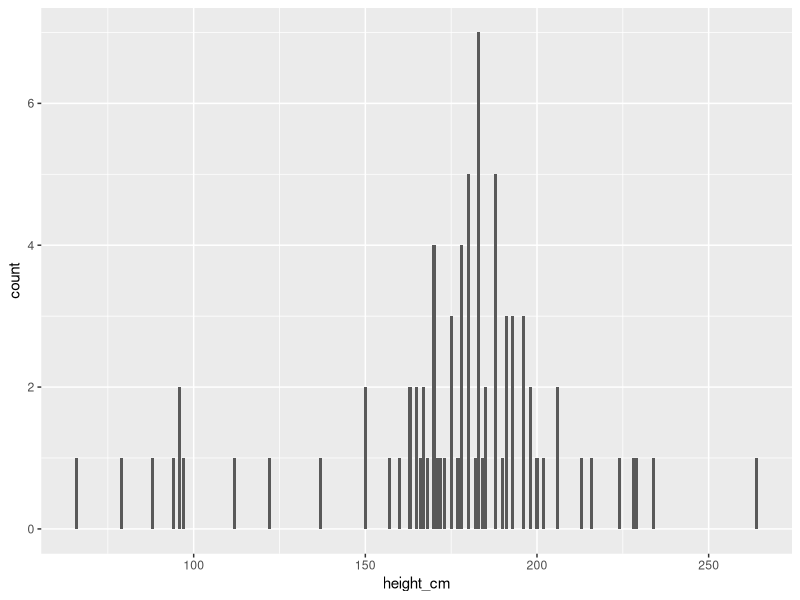
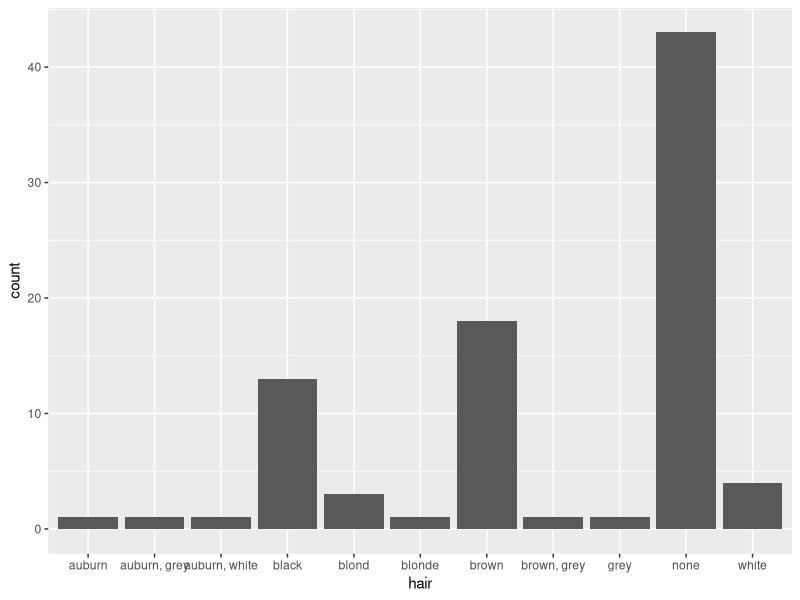
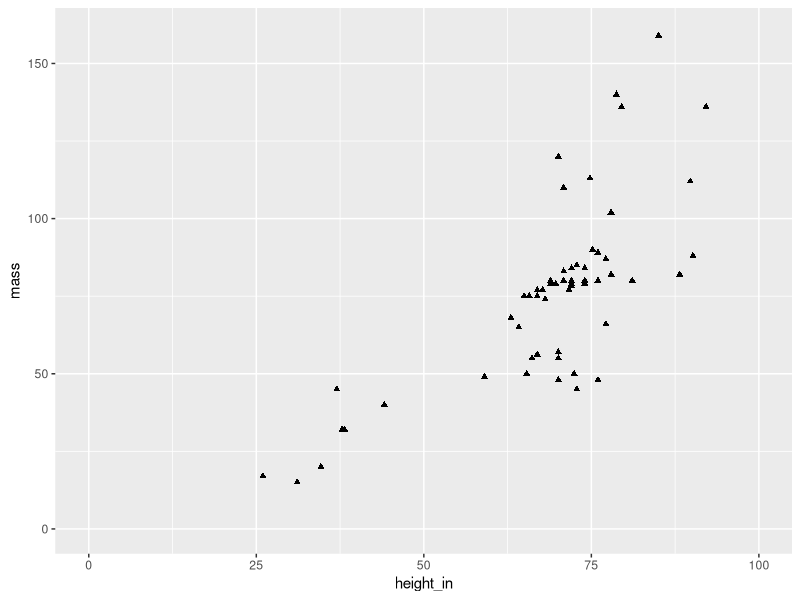

Generate these figures, in order, with R:
library(tidyverse)

## Create your goal tibble to replicate

# Run this line to see what your end product should look like
sw.wrangled.goal <- read_csv("sw-wrangled.csv") %>% 
  mutate(across(c(hair, gender, species, homeworld), factor)) # this is a quick-and-dirty fix to account for odd importing behavior

# View in console
sw.wrangled.goal 

# Examine the structure of the df and take note of data types
# Look closely at factors (you may need another function to do so) to see their levels
str(sw.wrangled.goal) 



## Use the built-in starwars dataset to replicate the tibble above in a tbl called sw.wrangled
# If you get stuck, use comments to "hold space" for where you know code needs to go to achieve a goal you're not sure how to execute
sw.wrangled <- starwars %>%
  # separate first and last name
  separate(name, c("first_name", "last_name"), sep = " ") %>%
  # sort alphabetically by last name
  arrange(.$last_name) %>% 
  # add initials column 
  add_column(initials = sapply(str_extract_all(paste(.$first_name, .$last_name, sep = " "), "[A-Z]")
                               , paste, collapse = "")
             , .after = "last_name") %>%
  # remove skin_color, eye_color, birth_year, films, vehicles, starships, and sex
  select(-c(skin_color, eye_color, birth_year, films, vehicles, starships, sex)) %>% 
  # change NAs in hair_color to "none"
  mutate(hair_color = ifelse(is.na(hair_color), "none", hair_color)) %>% 
  mutate(gender = ifelse(as.character(gender) == "feminine", "f", as.character(gender)),
         gender = ifelse(as.character(gender) == "masculine", "m", as.character(gender))) %>% 
  # rename height, and hair_color
  rename(height_cm = height, 
         hair = hair_color) %>% 
  # show height in inches (height_in) and centimeters (height_cm)
  add_column(height_in = .$height_cm/2.54
             , .after = "initials" ) %>% 
  mutate(brown_hair = ifelse(hair == "brown", "True", "False"))

View(sw.wrangled)

## What doesn't match exactly:
# inch values are rounded/computed differently than the goal dataset
# not sure how to have the first names alphabetical within the last names being alphabetical
# seems like some of the subjects were removed from the goal set, not sure what parameters they were removed by, could individually remove those names 


## Check that your sw.wrangled df is identical to the goal df
# Use any returned information about mismatches to adjust your code as needed
#all.equal(sw.wrangled.goal, sw.wrangled)

### ASSIGNMENT 11 PART 1: recreate plots 

## PLOT 1

sw.wrangled %>% 
  filter(!is.na(height_cm)) %>% 
  ggplot(aes(x=height_cm)) + 
  geom_bar()
# how do you make the bars thicker instead of thin lines?

## PLOT 2
 
sw.wrangled %>% 
  ggplot(aes(x=hair)) +
  geom_bar()
# need to sort bars (sorted_hair)
 

## PLOT 3

sw.wrangled %>%
  ggplot(aes(x = height_in, y = mass)) +
  geom_point(shape = 17) +
  xlim(0, 100) +
  ylim(0, 160)